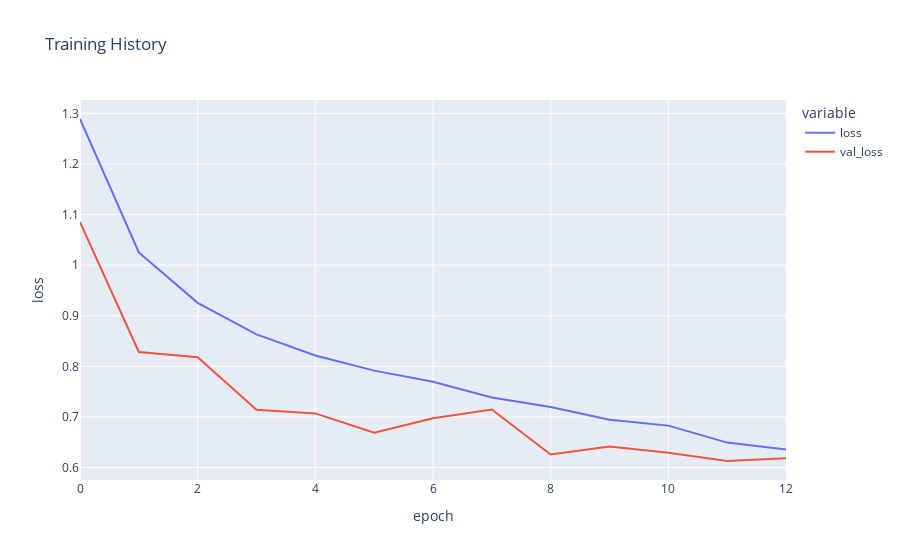

Notebook code for this chart:
### Markdown cell above
### Evaluate training history <a id="5.3"></a>

### Code cell
fig = px.line(
    history.history, y=['loss', 'val_loss'],
    labels={'index': 'epoch', 'value': 'loss'}, 
    title='Training History')
fig.show()

### Figure 1 — Plotly figure (JSON) as saved in the notebook; plotly's stock layout.template omitted (floating-point values rounded to 4 significant figures)
{"data": [{"hovertemplate": "variable=loss<br>epoch=%{x}<br>loss=%{y}<extra></extra>", "legendgroup": "loss", "line": {"color": "#636efa", "dash": "solid"}, "mode": "lines", "name": "loss", "orientation": "v", "showlegend": true, "type": "scatter", "x": [0, 1, 2, 3, 4, 5, 6, 7, 8, 9, 10, 11, 12], "xaxis": "x", "y": [1.289, 1.025, 0.9255, 0.8631, 0.8213, 0.7916, 0.7696, 0.7384, 0.7195, 0.6945, 0.6829, 0.6493, 0.6355], "yaxis": "y"}, {"hovertemplate": "variable=val_loss<br>epoch=%{x}<br>loss=%{y}<extra></extra>", "legendgroup": "val_loss", "line": {"color": "#EF553B", "dash": "solid"}, "mode": "lines", "name": "val_loss", "orientation": "v", "showlegend": true, "type": "scatter", "x": [0, 1, 2, 3, 4, 5, 6, 7, 8, 9, 10, 11, 12], "xaxis": "x", "y": [1.085, 0.8285, 0.8182, 0.7142, 0.707, 0.669, 0.6973, 0.7146, 0.6257, 0.6414, 0.6292, 0.6129, 0.6182], "yaxis": "y"}], "layout": {"legend": {"title": {"text": "variable"}, "tracegroupgap": 0}, "title": {"text": "Training History"}, "xaxis": {"anchor": "y", "domain": [0, 1], "title": {"text": "epoch"}}, "yaxis": {"anchor": "x", "domain": [0, 1], "title": {"text": "loss"}}}}
